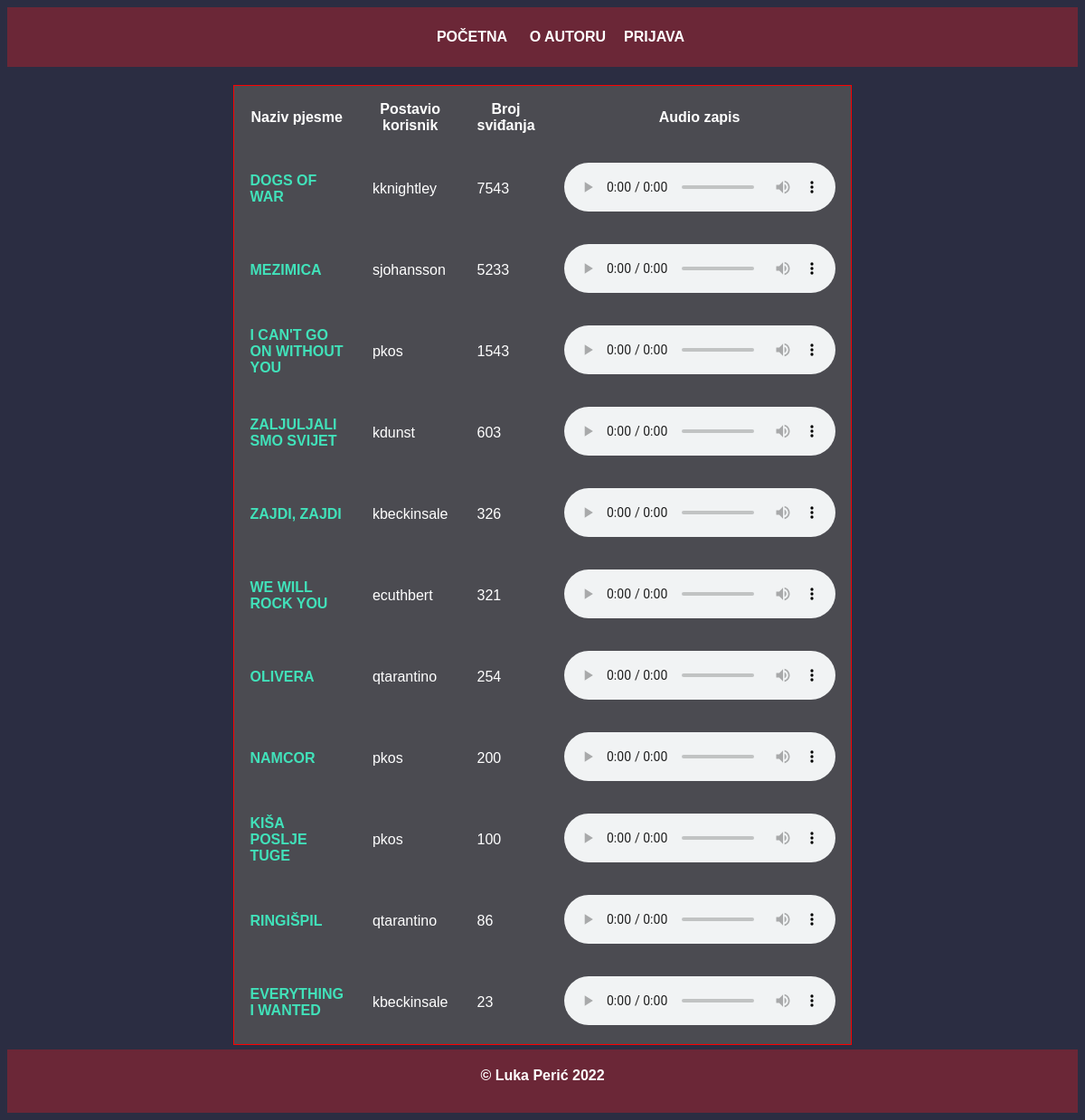
The page / on the database its author committed.
### tables this page shows
CREATE TABLE IF NOT EXISTS `pjesma` (
  `pjesma_id` INT NOT NULL AUTO_INCREMENT,
  `korisnik_id` INT NOT NULL,
  `medijska_kuca_id` INT NULL,
  `naziv` VARCHAR(45) NOT NULL,
  `poveznica` VARCHAR(150) NOT NULL,
  `opis` TEXT NOT NULL,
  `datum_vrijeme_kreiranja` TIMESTAMP NOT NULL,
  `datum_vrijeme_kupnje` TIMESTAMP NULL,
  `broj_svidanja` INT NULL,
  PRIMARY KEY (`pjesma_id`),
  INDEX `medijska_kuca_id_fk_idx` (`medijska_kuca_id` ASC),
  INDEX `korisnik_id_fk_idx` (`korisnik_id` ASC),
  CONSTRAINT `medijska_kuca_id_fk1`
    FOREIGN KEY (`medijska_kuca_id`)
    REFERENCES `medijska_kuca` (`medijska_kuca_id`)
    ON DELETE NO ACTION
    ON UPDATE NO ACTION,
  CONSTRAINT `korisnik_id_fk`
    FOREIGN KEY (`korisnik_id`)
    REFERENCES `korisnik` (`korisnik_id`)
    ON DELETE NO ACTION
    ON UPDATE NO ACTION);

CREATE TABLE IF NOT EXISTS `korisnik` (
  `korisnik_id` INT NOT NULL AUTO_INCREMENT,
  `tip_korisnika_id` INT NOT NULL,
  `medijska_kuca_id` INT NULL,
  `korime` VARCHAR(50) NOT NULL,
  `ime` VARCHAR(50) NOT NULL,
  `prezime` VARCHAR(50) NOT NULL,
  `email` VARCHAR(50) NOT NULL,
  `lozinka` VARCHAR(50) NOT NULL,
  PRIMARY KEY (`korisnik_id`),
  INDEX `tip_korisnika_id_fk_idx` (`tip_korisnika_id` ASC),
  INDEX `medijska_kuca_id_fk_idx` (`medijska_kuca_id` ASC),
  CONSTRAINT `tip_korisnika_id_fk`
    FOREIGN KEY (`tip_korisnika_id`)
    REFERENCES `tip_korisnika` (`tip_korisnika_id`)
    ON DELETE NO ACTION
    ON UPDATE NO ACTION,
  CONSTRAINT `medijska_kuca_id_fk`
    FOREIGN KEY (`medijska_kuca_id`)
    REFERENCES `medijska_kuca` (`medijska_kuca_id`)
    ON DELETE NO ACTION
    ON UPDATE NO ACTION);

### baza.php (called while the page is built, shortened)
<?php
function izvrsiUpit($veza, $upit){
	$rezultat = mysqli_query($veza,$upit);
	return $rezultat;
}

### index.php (the view, shortened to what this page needs)
<?php
include("baza.php");
$veza = spojiSeNaBazu();
if (isset($_SESSION["korisnik_id"])) {
    $upit = "SELECT pjesma.*, korisnik.korime FROM pjesma
    INNER JOIN korisnik ON pjesma.korisnik_id = korisnik.korisnik_id
    ORDER BY broj_svidanja DESC";
} else {
    $upit = "SELECT pjesma.*, korisnik.korime FROM pjesma
    INNER JOIN korisnik ON pjesma.korisnik_id = korisnik.korisnik_id
    WHERE pjesma.medijska_kuca_id IS NOT NULL ORDER BY broj_svidanja DESC";
}
$rezultat = izvrsiUpit($veza, $upit);
?>
<!DOCTYPE html>
<html lang="hr">
<head>
    <link rel="stylesheet" type="text/css" href="style.css">
</head>
<body>
    <?php include_once("header.php") ?>
    <div class="kontenjer">
    <table class="tablica_dt">
        <thead>
            <th>Naziv pjesme</th>
            <th>Postavio korisnik</th>
            <th>Broj sviđanja</th>
            <th>Audio zapis</th>
        </thead>
        <tbody>
            <?php
            while ($red = mysqli_fetch_array($rezultat)) {
                if (isset($moderator) && ($moderator === true) && ($red["medijska_kuca_id"] === NULL)) {
                    echo "<tr class='main'>";
                    $zatrazi = true;
                } else {
                    echo "<tr>";
                }
                echo "<td><a href='detalji_pjesme.php?id={$red['pjesma_id']}'>{$red['naziv']}</a></td>
                    <td>{$red['korime']}</td>
                    <td>{$red['broj_svidanja']}</td>
                    <td>
                        <audio controls>
                        <source src='{$red['poveznica']}' type='audio/mpeg'>
                        </audio>
                    </td>";
                echo "</tr>";
            }
            ?>
        </tbody>
    </table>
    </div>
    <?php include_once("footer.php") ?>
</body>
</html>

### header.php (shortened to what this page needs)
<!DOCTYPE html>
<html lang="hr">
<head>
</head>
<body>
<header>
    <nav>
        <ul>
            <li><a href="index.php">Početna</a></li>
            <?php
            if (isset($_SESSION["korisnik_id"])) {
                echo "<li><a href='dodaj_pjesmu.php'>Dodaj novu pjesmu</a></li> ";
                echo "<li><a href='popis_pjesama_korisnika.php'>Popis pjesama korisnika</a></li> ";
                if ($_SESSION["tip"] <= 1) {
                    echo "<li><a href='popis_zatrazenih_pjesama.php'>Popis zatraženih pjesmi</a></li> ";
                }
                if ($_SESSION["tip"] == 0) {
                    echo "<li><a href='popis_korisnika.php'>Popis korisnika</a> </li>";
                    echo "<li><a href='popis_medijskih_kuca.php'>Popis medijskih kuća</a> </li>";
                    echo "<li><a href='statistika_broj_svidanja.php'>Ukupan broj sviđanja</a> </li>";
                }
                echo "<li><a href='o_autoru.html'>O autoru</a></li><li><a href='prijava.php?odjava'>Odjava</a> </li> ";
            } else echo "<li><a href='o_autoru.html'>O autoru</a></li><li><a href='prijava.php'>Prijava</a> </li>";
            ?>
        </ul>
    </nav>
</header>
<body>
</body>
</html>

### footer.php (shortened to what this page needs)
<!DOCTYPE html>
<html lang="hr">
<head>
</head>
<body>
<footer id="footer">
        &copy; Luka Perić 2022
    </footer>
</body>
</html>

### style.css (style rules this page uses)
body { background-color: #2B2D42; color: #fff; font-family: Arial, Helvetica, sans-serif; }
a { color: #41E2BA; text-decoration: none; font-size: 16px; font-weight: 700; text-transform: uppercase; }
nav { background-color: #6B2737; width: 100%; color: #fff; padding-top: 8px; padding-bottom: 8px; text-align: center; vertical-align: text-bottom; }
header nav ul { list-style-type: none; }
header nav ul li { display: inline; }
header nav ul li a { color: #fff; margin-top: 20px; text-decoration: none; padding: 10px; text-align: center; }
.tablica_dt { background-color: #4B4B51; border: 1px solid red; width: 50%; }
.tablica_dt th { padding-right: 25px; padding: 15px; }
.tablica_dt td { padding: 15px; }
.kontenjer { display: flex; justify-content: center; margin-top: 20px; }
#footer { background-color: #6B2737; width: 100%; height: 50px; display: flex; justify-content: center; font-size: 16px; font-weight: 700; padding-top: 20px; margin: 5px 0 5px 0; }

### rows shown on the page
pjesma: naziv "DOGS OF WAR", korisnik.korime "kknightley", broj_svidanja "7543"
pjesma: naziv "MEZIMICA", korisnik.korime "sjohansson", broj_svidanja "5233"
pjesma: naziv "I CAN'T GO ON WITHOUT YOU", korisnik.korime "pkos", broj_svidanja "1543"
pjesma: naziv "ZALJULJALI SMO SVIJET", korisnik.korime "kdunst", broj_svidanja "603"
pjesma: naziv "ZAJDI, ZAJDI", korisnik.korime "kbeckinsale", broj_svidanja "326"
pjesma: naziv "WE WILL ROCK YOU", korisnik.korime "ecuthbert", broj_svidanja "321"
pjesma: naziv "OLIVERA", korisnik.korime "qtarantino", broj_svidanja "254"
pjesma: naziv "NAMCOR", korisnik.korime "pkos", broj_svidanja "200"
pjesma: naziv "KIŠA POSLJE TUGE", korisnik.korime "pkos", broj_svidanja "100"
pjesma: naziv "RINGIŠPIL", korisnik.korime "qtarantino", broj_svidanja "86"
pjesma: naziv "EVERYTHING I WANTED", korisnik.korime "kbeckinsale", broj_svidanja "23"
